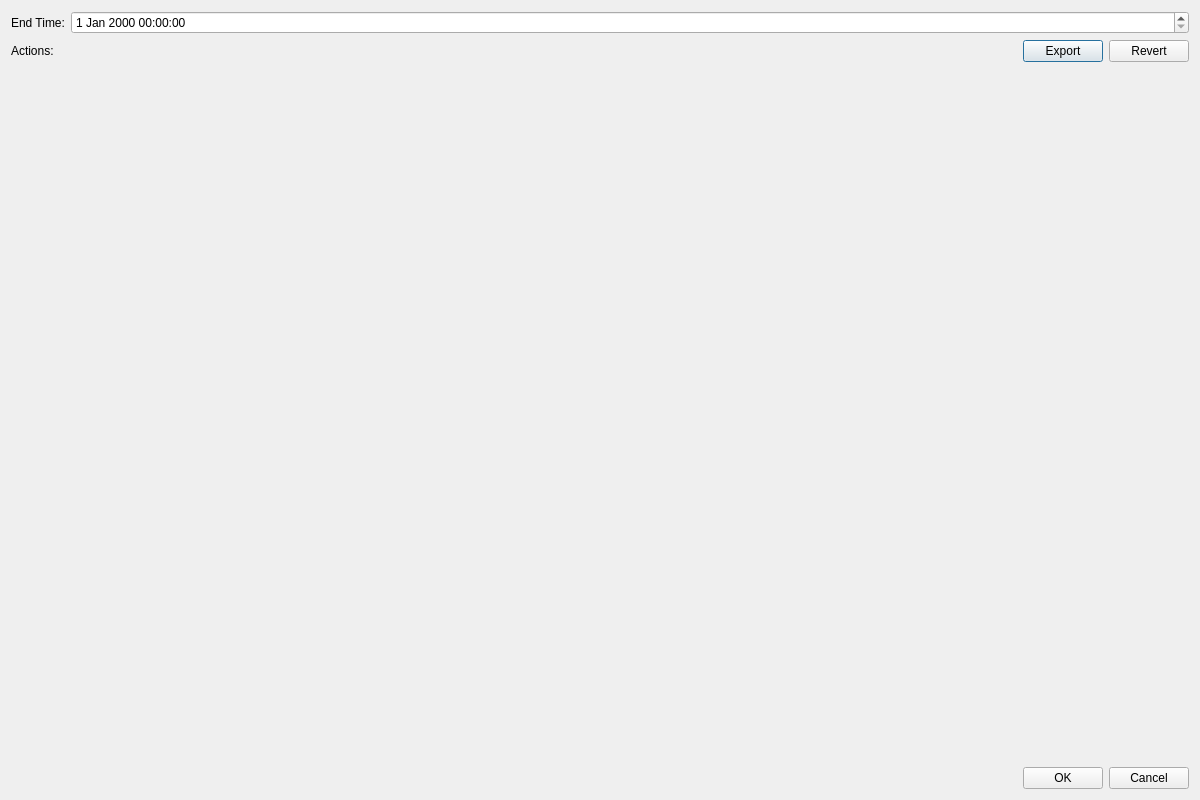
<?xml version="1.0" encoding="UTF-8"?>
<ui version="4.0">
 <class>EditorSwcVersionControl</class>
 <widget class="QDialog" name="EditorSwcVersionControl">
  <property name="geometry">
   <rect>
    <x>0</x>
    <y>0</y>
    <width>1200</width>
    <height>800</height>
   </rect>
  </property>
  <property name="windowTitle">
   <string>EditorSwcVersionControl</string>
  </property>
  <layout class="QVBoxLayout" name="verticalLayout_2">
   <item>
    <layout class="QVBoxLayout" name="verticalLayout">
     <item>
      <layout class="QFormLayout" name="formLayout">
       <item row="0" column="0">
        <widget class="QLabel" name="label">
         <property name="text">
          <string>End Time:</string>
         </property>
        </widget>
       </item>
       <item row="0" column="1">
        <widget class="QDateTimeEdit" name="dateTimeEdit"/>
       </item>
       <item row="1" column="0">
        <widget class="QLabel" name="label_2">
         <property name="text">
          <string>Actions:</string>
         </property>
        </widget>
       </item>
       <item row="1" column="1">
        <layout class="QHBoxLayout" name="horizontalLayout">
         <item>
          <spacer name="horizontalSpacer">
           <property name="orientation">
            <enum>Qt::Horizontal</enum>
           </property>
           <property name="sizeHint" stdset="0">
            <size>
             <width>40</width>
             <height>20</height>
            </size>
           </property>
          </spacer>
         </item>
         <item>
          <widget class="QPushButton" name="ExportBtn">
           <property name="text">
            <string>Export</string>
           </property>
          </widget>
         </item>
         <item>
          <widget class="QPushButton" name="Revert">
           <property name="text">
            <string>Revert</string>
           </property>
          </widget>
         </item>
        </layout>
       </item>
      </layout>
     </item>
     <item>
      <layout class="QVBoxLayout" name="verticalLayout_3">
       <item>
        <layout class="QHBoxLayout" name="horizontalLayout_2">
         <item>
          <spacer name="horizontalSpacer_2">
           <property name="orientation">
            <enum>Qt::Horizontal</enum>
           </property>
           <property name="sizeHint" stdset="0">
            <size>
             <width>40</width>
             <height>20</height>
            </size>
           </property>
          </spacer>
         </item>
         <item>
          <widget class="QPushButton" name="OKBtn">
           <property name="text">
            <string>OK</string>
           </property>
          </widget>
         </item>
         <item>
          <widget class="QPushButton" name="CancelBtn">
           <property name="text">
            <string>Cancel</string>
           </property>
          </widget>
         </item>
        </layout>
       </item>
      </layout>
     </item>
    </layout>
   </item>
  </layout>
 </widget>
 <resources/>
 <connections/>
</ui>
